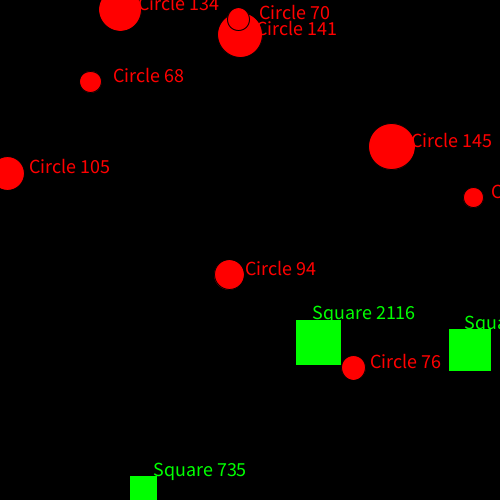
Frame 1 (no input)
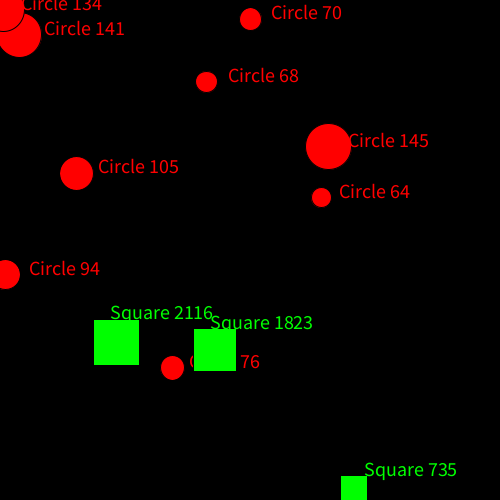
Frame 60 (the mouse pressed at the canvas centre just before this capture)
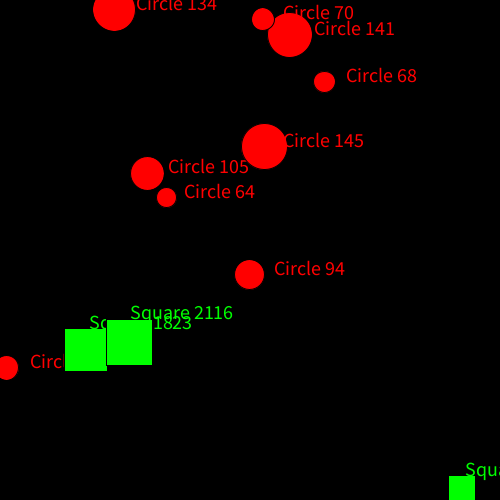
Frame 120 (the mouse held since frame 60 and released just before this capture)

The Processing sketch that drew these frames (run headless with seeded random() and noise(); from frame 60 on, the mouse is pressed at the canvas centre):

// Processing sketch: ex16_07
// ── ex16_07.pde
// 본문 코드 (다형성 적용)
// 원과 사각형 객체 배열 좌우 반사

Shape[] sh = new Shape[12];

void setup() {
  size(500, 500);
  for (int i = 0; i < sh.length; i++) {
    float r = random(1);
    if (r < 0.5) {
      sh[i] = new Circle(255, random(width), random(height), random(20, 50), random(-5, 5), "Circle");
    } else {
      sh[i] = new Square(255, random(width), random(height), random(20, 50), random(-5, 5), "Square");
    }
  }
}

void draw() {
  background(0);
  for (int i = 0; i < sh.length; i++) {
    information(sh[i]);
  }
}

void information(Shape sh) {
  sh.display();      // 오버라이딩
  sh.move();        // 상속

  // 해당 객체별 메소드 호출
  if (sh instanceof Circle) {
    Circle temp = (Circle)sh;
    temp.circumference();
  } else if (sh instanceof Square) {
    Square temp = (Square)sh;
    temp.area();
  }
}

// 클래스 코드

class Shape {
  float c, x, y, d, velocity;
  String str;

  Shape(float c, float x, float y, float d, float velocity, String str) {
    this.c = c;
    this.x = x;
    this.y = y;
    this.d = d;
    this.velocity = velocity;
    this.str = str;
  }

  void display() {
    fill(c, c, 0);
    textSize(20);
    text(str, x, y);
  }

  void move() {
    x += velocity;
    if (x < 0 || x > width) {
      velocity *= -1;
    }
  }
}

class Circle extends Shape {
  Circle(float c, float x, float y, float d, float velocity, String str) {
    super(c, x, y, d, velocity, str);
  }

  void display() {
    fill(c, 0, 0);
    ellipse(x, y, d, d);
  }

  // 도형 정보와 원주 길이 표시
  void circumference() {
    textSize(20);
    String s = str + " " + int(2 * PI * d/2.0);
    text(s, x+20, y);
  }
}

class Square extends Shape {
  Square(float c, float x, float y, float d, float velocity, String str) {
    super(c, x, y, d, velocity, str);
  }

  void display() {
    fill(0, c, 0);
    rect(x, y, d, d);
  }

  // 도형 정보와 넓이 표시
  void area() {
    textSize(20);
    String s = str + " " + int(d * d);
    text(s, x+20, y);
  }
}
